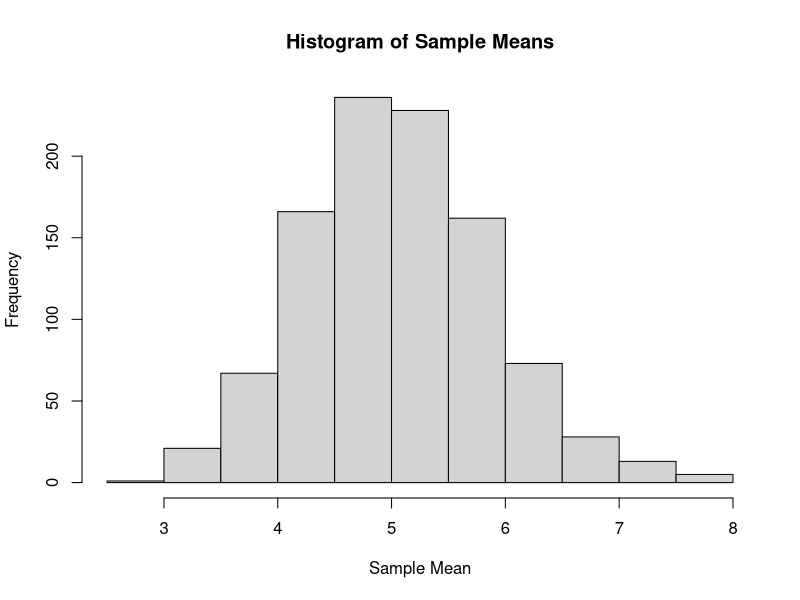
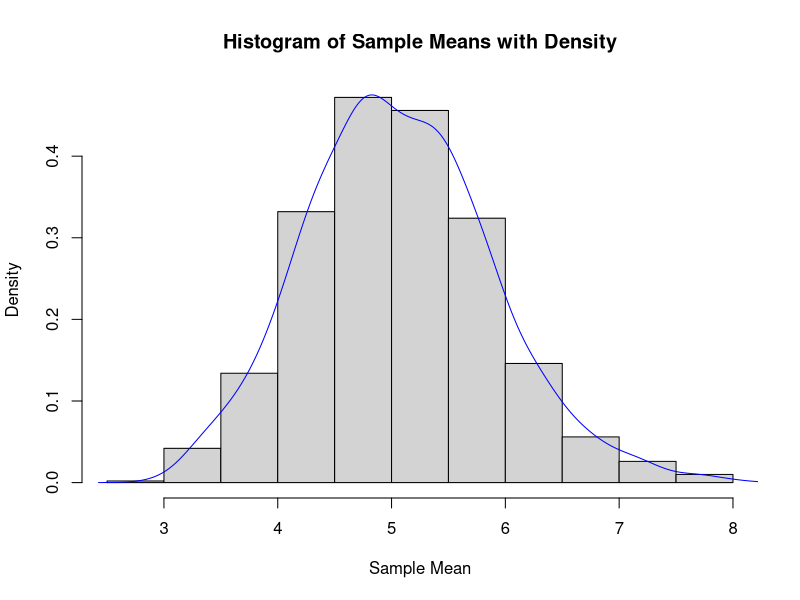
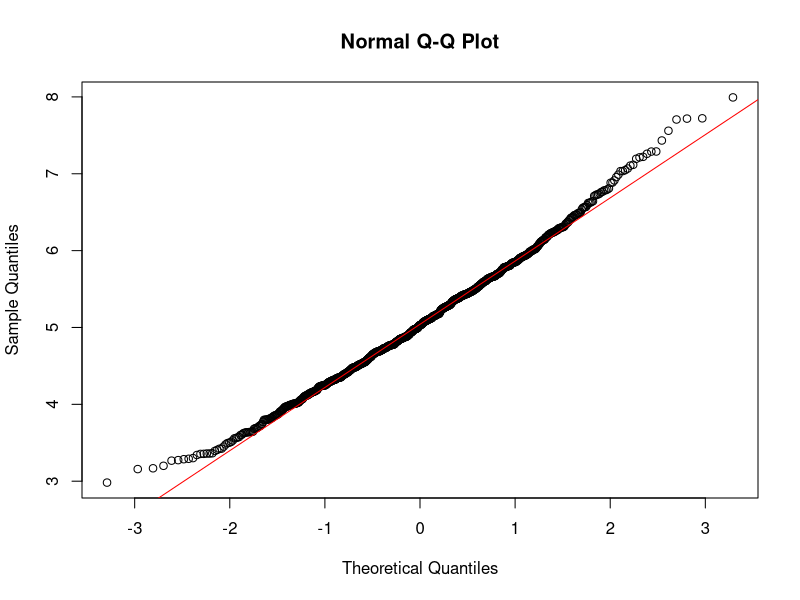

Source code (R) for these figures, in order:
## ---- chunk 1
lambda <- 0.2
simulations <- replicate(1000, rexp(40, lambda))
sample_means <- apply(simulations, 2, mean)
## ---- chunk 2
theoretical_mean <- 1 / lambda
theoretical_mean
## ---- chunk 3
mean_of_sample_means <- mean(sample_means)
mean_of_sample_means
## ---- chunk 4
hist(sample_means, main="Histogram of Sample Means", xlab="Sample Mean")
## ---- chunk 5
theoretical_variance <- (1 / lambda)^2 / 40
theoretical_variance
## ---- chunk 6
sample_variance <- var(sample_means)
sample_variance
## ---- chunk 7
hist(sample_means, main="Histogram of Sample Means with Density", xlab="Sample Mean", freq=FALSE)
lines(density(sample_means), col="blue")
## ---- chunk 8
qqnorm(sample_means)
qqline(sample_means, col="red")
